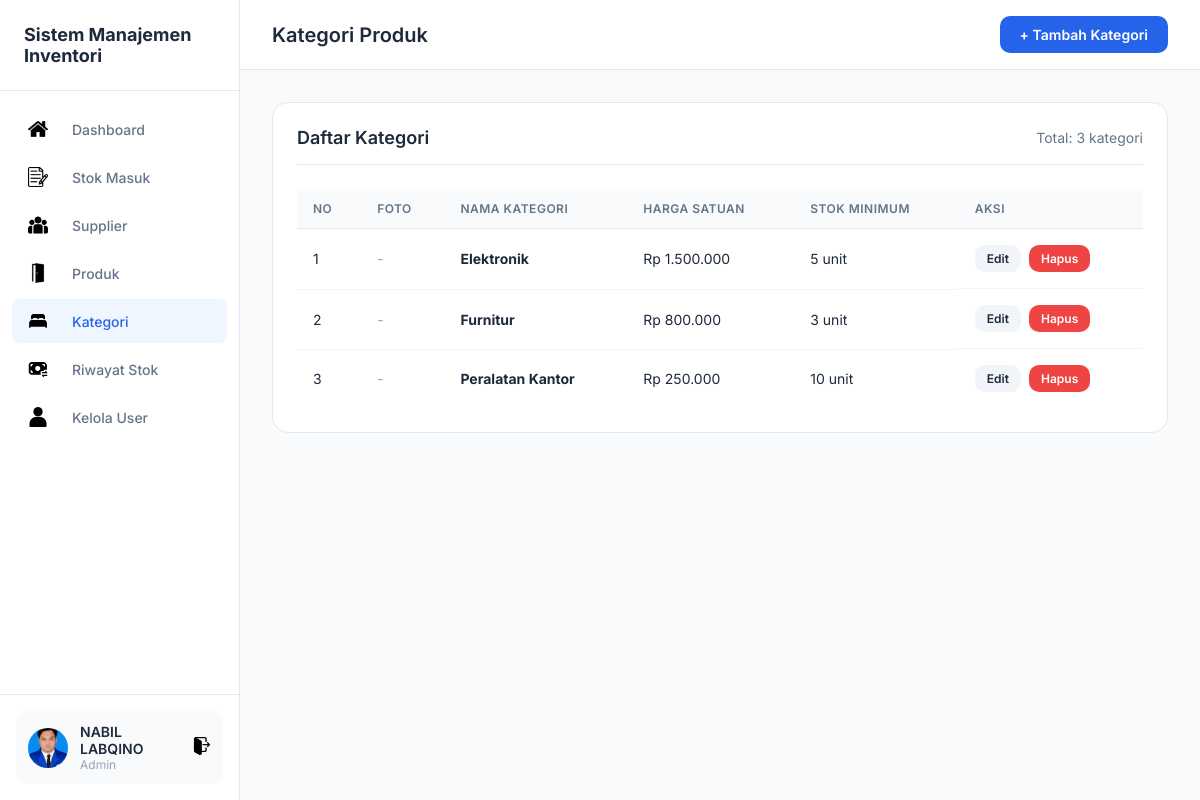
Page /kategori/TampilKategori.php (signed in) on the committed database.
### tables this page shows
CREATE TABLE `kategori` (
  `id_kategori` int(11) NOT NULL,
  `nama_kategori` varchar(50) NOT NULL,
  `harga_satuan` decimal(15,2) NOT NULL,
  `stok_minimum` int(11) NOT NULL,
  `foto` varchar(255) DEFAULT NULL
);

### kategori/TampilKategori.php (the view, shortened to what this page needs)
<?php
include "../koneksi.php";
$result = mysqli_query($koneksi, "SELECT * FROM kategori ORDER BY nama_kategori");
?>
<!DOCTYPE html>
<html lang="id">
<head>
    <link rel="stylesheet" href="../css/dashboard.css">
</head>
<body>
    <div class="dashboard">
        <?php include '../includes/sidebar.php'; ?>
        <main class="main">
            <header class="header">
                <h1 class="page-title">Kategori Produk</h1>
                <div class="header-right">
                    <a href="TambahKategori.php" class="btn btn-primary">+ Tambah Kategori</a>
                </div>
            </header>
            <div class="content">
                <div class="card">
                    <div class="card-header">
                        <h3 class="card-title">Daftar Kategori</h3>
                        <span style="color: var(--text-gray); font-size: 14px;">Total: <?= mysqli_num_rows($result) ?>
                            kategori</span>
                    </div>
                    <div class="table-responsive">
                        <table class="table">
                            <thead>
                                <tr>
                                    <th>No</th>
                                    <th>Foto</th>
                                    <th>Nama Kategori</th>
                                    <th>Harga Satuan</th>
                                    <th>Stok Minimum</th>
                                    <th>Aksi</th>
                                </tr>
                            </thead>
                            <tbody>
                                <?php $no = 1;
                                while ($row = mysqli_fetch_assoc($result)): ?>
                                    <tr>
                                        <td><?= $no++ ?></td>
                                        <td>
                                            <?php if (!empty($row['foto'])): ?>
                                                <img src="uploads/<?= htmlspecialchars($row['foto']) ?>"
                                                    alt="<?= htmlspecialchars($row['nama_kategori']) ?>">
                                            <?php else: ?>
                                                <span style="color:#94a3b8;">-</span>
                                            <?php endif; ?>
                                        </td>
                                        <td><strong><?= htmlspecialchars($row['nama_kategori']) ?></strong></td>
                                        <td>Rp <?= number_format($row['harga_satuan'], 0, ',', '.') ?></td>
                                        <td><?= $row['stok_minimum'] ?> unit</td>
                                        <td class="actions">
                                            <a href="KoreksiKategori.php?id=<?= $row['id_kategori'] ?>"
                                                class="btn btn-sm btn-secondary">Edit</a>
                                            <a href="HapusKategori.php?id=<?= $row['id_kategori'] ?>"
                                                class="btn btn-sm btn-danger"
                                                onclick="return confirm('Hapus kategori ini?')">Hapus</a>
                                        </td>
                                    </tr>
                                <?php endwhile; ?>
                            </tbody>
                        </table>
                    </div>
                </div>
            </div>
        </main>
    </div>
</body>
</html>

### css/dashboard.css (style rules this page uses)
:root { --primary: #2563eb; --primary-dark: #1d4ed8; --bg-main: #f8fafc; --bg-card: #ffffff; --text-dark: #1e293b; --text-gray: #64748b; --text-light: #94a3b8; --border: #e2e8f0; --success: #22c55e; --danger: #ef4444; --warning: #f59e0b; --sidebar-width: 240px; }
* { margin: 0; padding: 0; box-sizing: border-box; }
body { font-family: 'Inter', -apple-system, sans-serif; background: var(--bg-main); color: var(--text-dark); }
.dashboard { display: flex; min-height: 100vh; }
.main { flex: 1; margin-left: var(--sidebar-width); }
.header { background: var(--bg-card); padding: 16px 32px; display: flex; justify-content: space-between; align-items: center; border-bottom: 1px solid var(--border); position: sticky; top: 0; z-index: 100; }
.page-title { font-size: 20px; font-weight: 600; color: var(--text-dark); }
.header-right { display: flex; align-items: center; gap: 16px; }
.content { padding: 32px; }
.card { background: var(--bg-card); border-radius: 16px; border: 1px solid var(--border); padding: 24px; margin-bottom: 24px; }
.card-header { display: flex; justify-content: space-between; align-items: center; margin-bottom: 24px; padding-bottom: 16px; border-bottom: 1px solid var(--border); }
.card-title { font-size: 18px; font-weight: 600; color: var(--text-dark); }
.btn { display: inline-flex; align-items: center; gap: 8px; padding: 10px 20px; border-radius: 10px; font-size: 14px; font-weight: 600; text-decoration: none; border: none; cursor: pointer; transition: all 0.2s; font-family: inherit; }
.btn-primary { background: var(--primary); color: #fff; }
.btn-danger { background: var(--danger); color: #fff; }
.btn-secondary { background: #f1f5f9; color: var(--text-dark); }
.btn-sm { padding: 6px 12px; font-size: 12px; }
.table-responsive { overflow-x: auto; }
.table { width: 100%; border-collapse: collapse; }
.table th { text-align: left; padding: 12px 16px; background: #f8fafc; font-size: 12px; font-weight: 600; color: var(--text-gray); text-transform: uppercase; letter-spacing: 0.5px; border-bottom: 1px solid var(--border); }
.table td { padding: 16px; border-bottom: 1px solid #f1f5f9; font-size: 14px; color: var(--text-dark); }
.table tr:last-child td { border-bottom: none; }
.table .actions { display: flex; gap: 8px; }

### rows in the picture
kategori: nama_kategori "Elektronik", harga_satuan "1.500.000", stok_minimum "5"
kategori: nama_kategori "Furnitur", harga_satuan "800.000", stok_minimum "3"
kategori: nama_kategori "Peralatan Kantor", harga_satuan "250.000", stok_minimum "10"

### other values in the picture
$_SESSION['nama'] "NABIL LABQINO"
mysqli_num_rows($result) "3"
